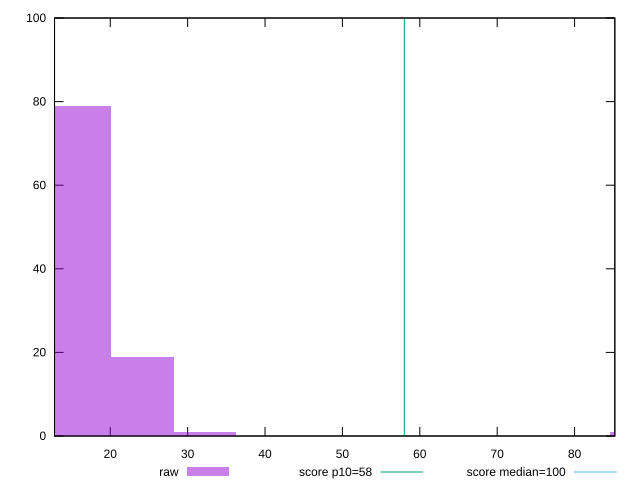

Write the gnuplot code that produced this figure.
reset

$raw <<EOF
88.67113277043619 1
24.183036210118964 19
16.122024140079308 79
32.244048280158616 1
EOF

set key outside below
set boxwidth 8.061012070039654
set xrange [12.8:85.2]
set yrange [0:100]
set trange [0:100]
set style fill transparent solid 0.5 noborder

set parametric
set terminal svg size 640, 490 enhanced background rgb 'white'
set output "reports/report_00032_2021-02-25T10-28-15.087Z/estimated-input-latency/samples/music/raw/histogram.svg"

plot $raw title "raw" with boxes, \
     58,t title "score p10=58", \
     100,t title "score median=100"

reset
